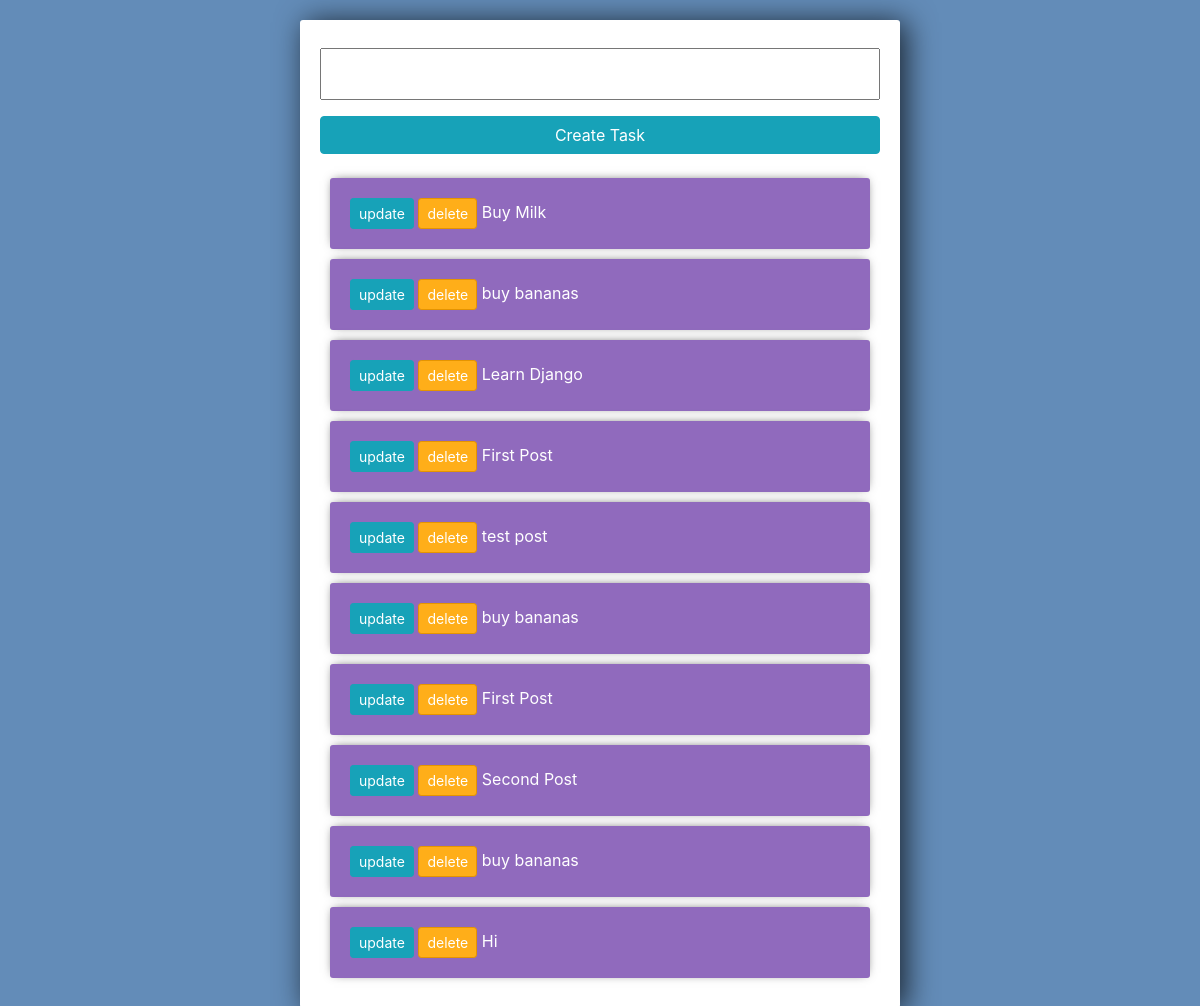
The app's page /, older data.
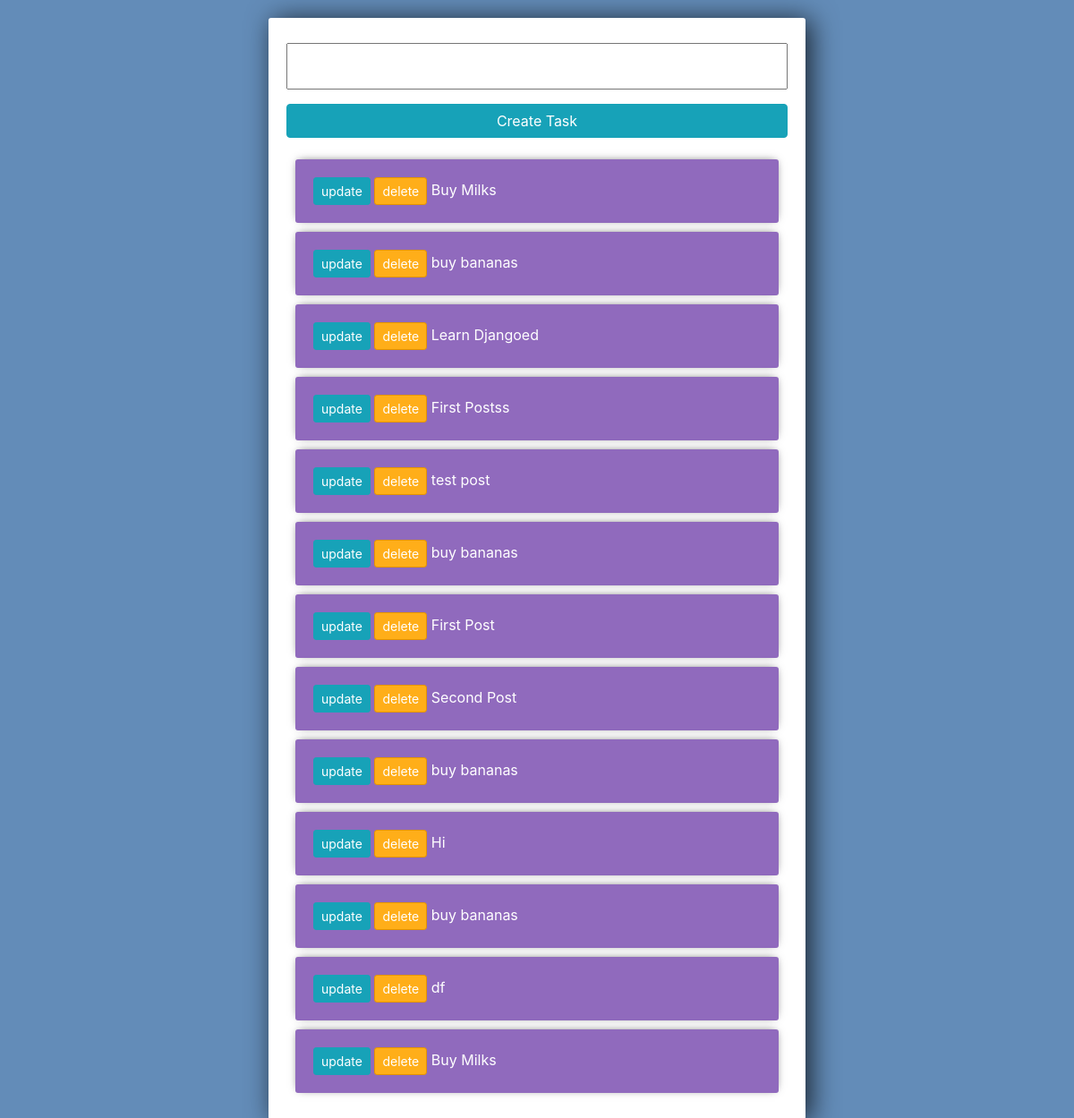
The same page, newer data.
### todo/models.py (models this page shows)
class Task(models.Model):
    title=models.CharField(max_length=200)
    complete=models.BooleanField(default=False)
    date_added=models.DateTimeField(auto_now_add=True)
    def __str__(self):
        return self.title

### todo/views.py (the view)
# urls.py: path('',index,name="index"),
def index(request):
    tasks=Task.objects.all()
    form=TaskForm()
    if request.method=='POST':
        form=TaskForm(request.POST)
        if form.is_valid():
            form.save()
        return redirect('/')
    return render(request,"todo/index.html",{'tasks':tasks,'form':form})

### todo/forms.py
class TaskForm(forms.ModelForm):
    class Meta:
        model=Task
        fields='__all__'

### templates/todo/index.html (shortened to what this page needs)
<link rel="stylesheet" href="https://stackpath.bootstrapcdn.com/bootstrap/4.3.1/css/bootstrap.min.css">
<div class="center-column">
<form method="POST" action="">{% csrf_token %}
    {{form.title}}
    <input class="btn btn-info" type="submit" value="Create Task">
</form>
<div class="todo-list">
{% for task in tasks %}
    <div class="item-row">
    <a class="btn btn-info btn-sm" href="{% url 'update_task' task.id %}">update</a>
    <a class="btn btn-danger btn-sm" href="{% url 'delete_task' task.id %}">delete</a>
    {%if task.complete %}
    <strike>{{task}}</strike>
    {%else%}
    <span>{{task}}</span>
    {%endif%}
    </div>
{% endfor %}
</div>
</div>

Row changes from the older to the newer data that the page shows:
changed Task (number 1 of 13 on the later page): title "Buy Milk" → "Buy Milks"
changed Task: title "Learn Django" → "Learn Djangoed"
changed Task: title "First Post" → "First Postss"
added Task: title "buy bananas"
added Task: title "df"
added Task: title "Buy Milks"
